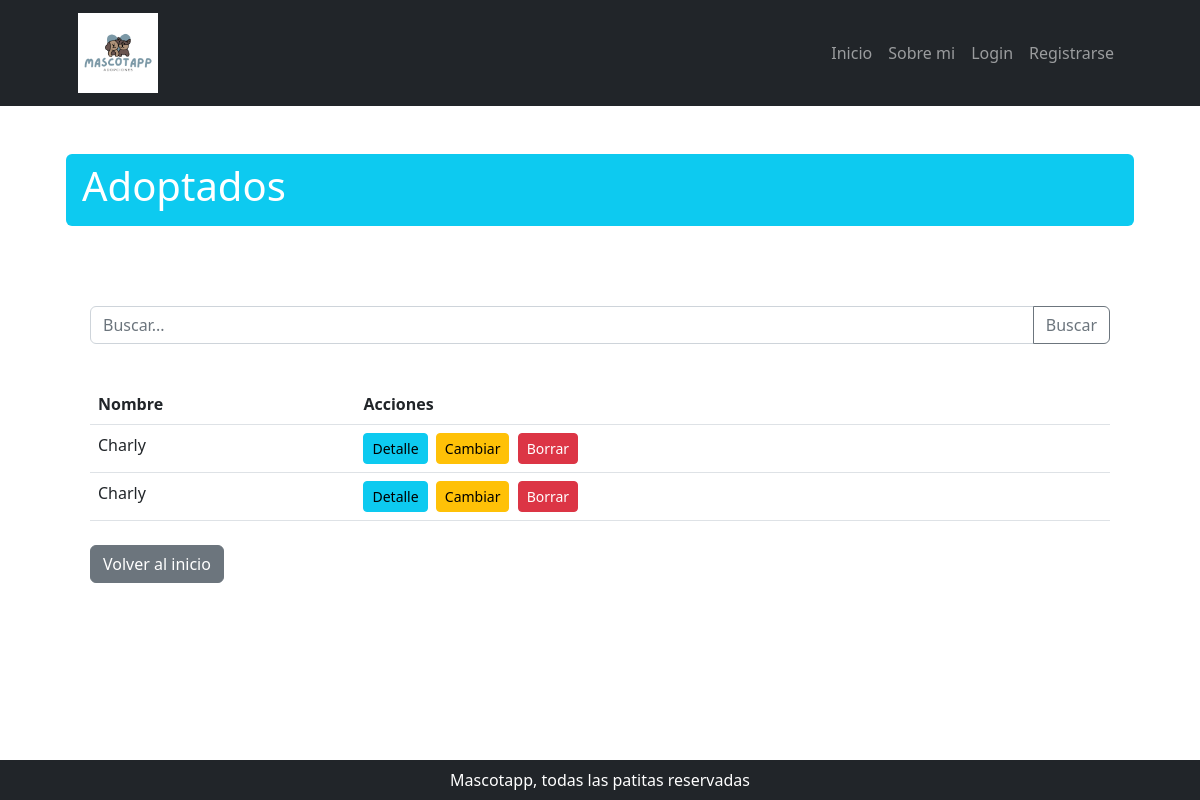
The page /adopcion/ on the database as committed earlier.
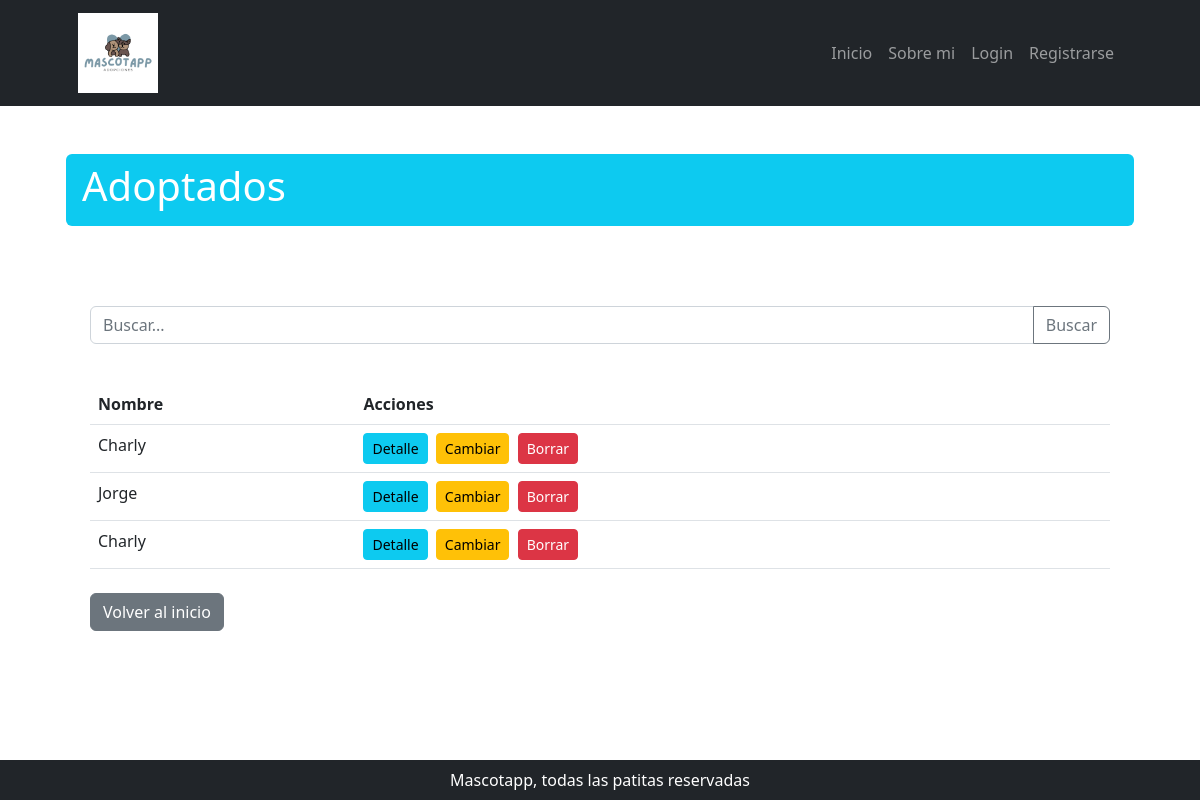
The same page on the database as committed later.
### adopcion/models.py (models this page shows, shortened)
class Adopcion(models.Model):
    adoptante = models.ForeignKey(User, on_delete=models.CASCADE)
    mascota = models.ForeignKey("mascota.Mascota", on_delete=models.CASCADE)
    fecha_adopcion = models.DateTimeField(default=timezone.now, editable=False)
    class Meta:
        ordering = ("-fecha_adopcion",)

### adopcion/views.py (the view)
# urls.py: path('', views.AdopcionList.as_view(), name='adopcion_list'),
class AdopcionList(ListView):
    model = Adopcion
    template_name = 'adopcion/lista_adopciones.html'
    context_object_name = 'adopciones'

### adopcion/templates/adopcion/adopcion_list.html
{% extends 'core/base.html' %}
{% block titulo %}
Adoptados
{% endblock titulo %}
{% block contenido %}
<section class="container my-5">
    <section class="py-4">
        <form class="input-group mb-3" action="{% url 'adopcion:adopcion_list' %}" method="get">
            <input type="text" class="form-control" name="consulta" placeholder="Buscar..." aria-label="Buscar">
            <button class="btn btn-outline-secondary" type="submit" id="button-addon2">Buscar</button>
        </form>
    </section>
    {%if not object_list%}
    <p>No hay mascotas cargadas 🥳</p>
    {%else%}
    <table class="table table-hover">
        <thead>
            <tr>
                <th scope="col">Nombre</th>
                <th scope="col">Acciones</th>
            </tr>
        </thead>
        <tbody>
            {% for adopcion in object_list %}
            <tr>
                <td>{{ adopcion.adoptante.username }}</td>
                <td>
                    <a class="btn btn-info btn-sm me-1"
                        href="{% url 'adopcion:adopcion_detail' adopcion.id %}">Detalle</a>
                    <a class="btn btn-warning btn-sm me-1"
                        href="{% url 'adopcion:adopcion_update' adopcion.id %}">Cambiar</a>
                    <a class="btn btn-danger btn-sm" href="{% url 'adopcion:adopcion_delete' adopcion.id %}">Borrar</a>
                </td>
            </tr>
            {% endfor %}
        </tbody>
    </table>
    {%endif%}
    <section class="mt-4">
        <a class="btn btn-secondary" href="{% url 'core:home' %}" role="button">Volver al inicio</a>
    </section>
</section>
{% endblock contenido %}

### core/templates/core/base.html (shortened to what this page needs)
{% load static %}
<!DOCTYPE html>
<html lang="es">
    <head>
        <link href="{% static 'core/css/styles.css' %}" rel="stylesheet" />
    </head>
    <body>
        <nav class="navbar navbar-expand-lg navbar-dark bg-dark">
            <div class="container px-5">
                <a class="navbar-brand" href="{% url 'core:home' %}"><img src="{% static "core/img/logo.webp.png" %}" alt="Mascotapp"></a>
                <div class="collapse navbar-collapse" id="navbarSupportedContent">
                    <ul class="navbar-nav ms-auto mb-2 mb-lg-0">
                        <li class="nav-item"><a class="nav-link {% if request.path == '/' %} active {% endif %}" aria-current="page" href="{% url 'core:home' %}">Inicio</a></li>
                        <li class="nav-item"><a class="nav-link {% if request.path == '/sobre-mi/' %} active {% endif %}" href="{% url 'core:sobre_mi' %}">Sobre mi</a></li>
                        {% if user.is_authenticated %}
                            <li class="nav-item"><a class="nav-link {% if request.path == '/mascota/' %} active {% endif %}" href="{% url 'mascota:mascota_list' %}">Mascotas</a></li>
                            {% if user.is_superuser%}
                            <li class="nav-item"><a class="nav-link {% if request.path == '/adopcion/' %} active {% endif %}" href="{% url 'adopcion:adopcion_list' %}">Pedidos de adopción</a></li>
                            {% endif %}
                            <li class="nav-item"><a class="nav-link {% if request.path == '/adopcion/' %} active {% endif %}" href="{% url 'mascota:mascota_create' %}">Agregar mascota</a></li>
                            <li class="nav-item"><a class="nav-link text-bg-info">{{ user.username }}</a></li>
                            <li class="nav-item">
                                <form action="{% url 'core:logout' %}" method="post">
                                    {% csrf_token %}
                                    <button type="submit" class="btn btn-dark">Cerrar sesión</button>
                                </form>
                            </li>
                        {% else %}
                            <li class="nav-item"><a class="nav-link {% if request.path == '/login/' %} active {% endif %}" href="{% url 'core:login' %}">Login</a></li>
                            <li class="nav-item"><a class="nav-link {% if request.path == '/register/' %} active {% endif %}" href="{% url 'core:register' %}">Registrarse</a></li>
                        {% endif %}
                    </ul>
                </div>
            </div>
        </nav>
        <div class="container px-4 px-lg-5">
            <div class="row align-items-center my-5">
                <h1 class="pb-lg-3 text-white bg-info px-3 py-2 rounded">
                    {% block titulo %}{% endblock titulo %}
                </h1>
            </div>
            {% block contenido %}
            {% endblock contenido %}
        </div>
        {% include 'core/components/footer.html' %}
    </body>
</html>

### core/templates/core/components/footer.html
<footer class="py-2 bg-dark fixed-bottom">
    <div class="container px-4 px-lg-5">
        <p class="m-0 text-center text-white">Mascotapp, todas las patitas reservadas</p>
    </div>
</footer>

Rows that differ between the two databases and show on the page:
added Adopcion: adoptante.username "Jorge"
